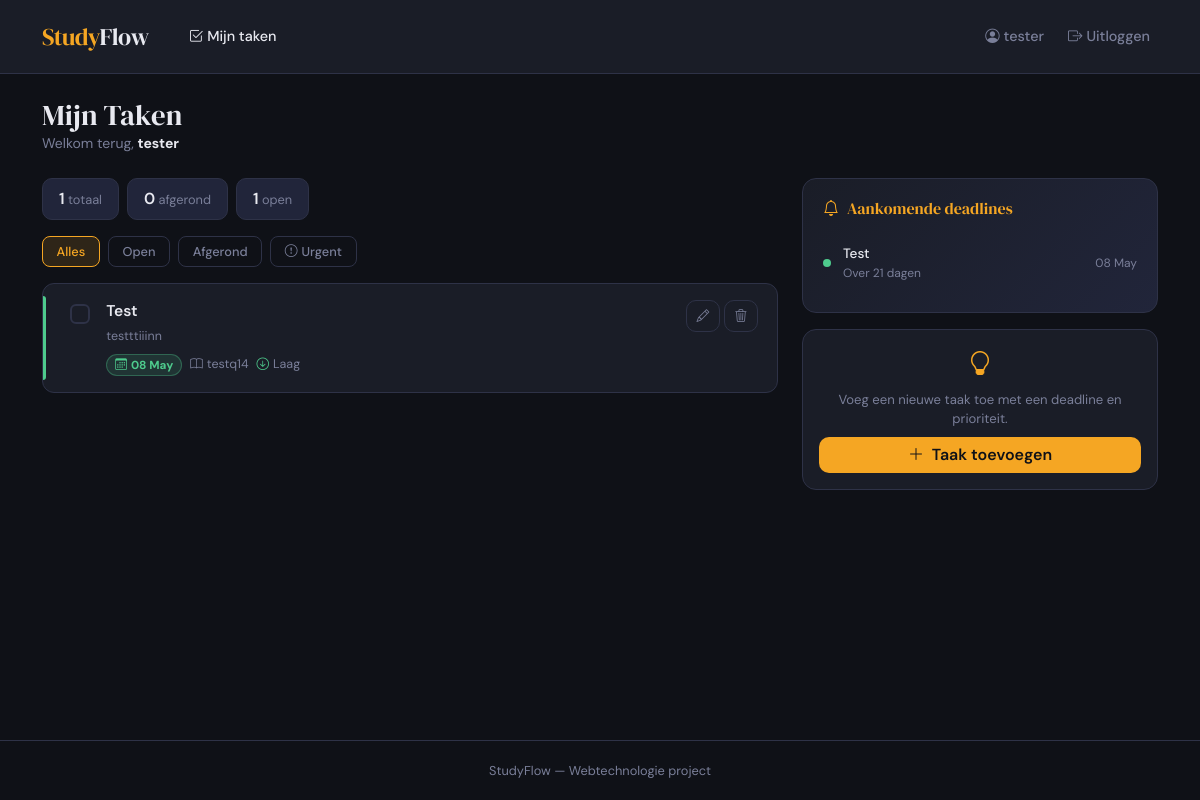
The app's page / (signed in) with its own data.
### app.py (models this page shows)
class User(UserMixin, db.Model):
    id       = db.Column(db.Integer, primary_key=True)
    username = db.Column(db.String(80),  unique=True, nullable=False)
    email    = db.Column(db.String(120), unique=True, nullable=False)
    password = db.Column(db.String(200), nullable=False)
    tasks    = db.relationship('Task', backref='owner', lazy=True)

class Task(db.Model):
    id          = db.Column(db.Integer, primary_key=True)
    title       = db.Column(db.String(200), nullable=False)
    description = db.Column(db.Text, default='')
    subject     = db.Column(db.String(100), default='')
    priority    = db.Column(db.String(20),  default='medium')   # low / medium / high
    deadline    = db.Column(db.Date, nullable=True)
    done        = db.Column(db.Boolean, default=False)
    created_at  = db.Column(db.DateTime, default=datetime.utcnow)
    user_id     = db.Column(db.Integer, db.ForeignKey('user.id'), nullable=False)

### app.py (the view)
@app.route('/')
@login_required
def index():
    filter_param = request.args.get('filter', 'all')
    today = date.today()
    query = Task.query.filter_by(user_id=current_user.id)
    if filter_param == 'open':
        query = query.filter_by(done=False)
    elif filter_param == 'done':
        query = query.filter_by(done=True)
    elif filter_param == 'urgent':
        query = query.filter(
            Task.done == False,
            Task.deadline != None,
            Task.deadline <= date.fromordinal(today.toordinal() + 3)
        )
    tasks = query.order_by(Task.deadline.asc().nullslast(), Task.created_at.desc()).all()
    all_tasks = Task.query.filter_by(user_id=current_user.id).all()
    stats = {
        'total': len(all_tasks),
        'done':  sum(1 for t in all_tasks if t.done),
        'open':  sum(1 for t in all_tasks if not t.done),
    }
    return render_template('index.html', tasks=tasks, today=today, filter=filter_param, stats=stats)

### app.py (called while the page is built)
@login_manager.user_loader
def load_user(user_id):
    return User.query.get(int(user_id))

### templates/index.html (shortened to what this page needs)
{% extends "base.html" %}
{% block content %}
<div class="container py-4">
    <div class="d-flex align-items-center justify-content-between mb-4 flex-wrap gap-2">
        <div>
            <h1 class="mb-0" style="font-size:1.8rem;">Mijn Taken</h1>
            <p class="mb-0" style="color:var(--text-muted); font-size:0.875rem;">
                Welkom terug, <strong style="color:var(--text-main);">{{ current_user.username }}</strong>
            </p>
        </div>
    </div>
    <div class="row g-4">
        <div class="col-lg-8">
            <div class="d-flex gap-2 flex-wrap mb-3">
                <div class="stat-pill"><span>{{ stats.total }}</span> totaal</div>
                <div class="stat-pill"><span>{{ stats.done }}</span> afgerond</div>
                <div class="stat-pill"><span>{{ stats.open }}</span> open</div>
            </div>
            <div class="d-flex gap-2 mb-3 flex-wrap">
                <a href="?filter=all"    class="filter-tab {% if filter == 'all' or not filter %}active{% endif %}">Alles</a>
                <a href="?filter=open"   class="filter-tab {% if filter == 'open' %}active{% endif %}">Open</a>
                <a href="?filter=done"   class="filter-tab {% if filter == 'done' %}active{% endif %}">Afgerond</a>
                <a href="?filter=urgent" class="filter-tab {% if filter == 'urgent' %}active{% endif %}">
                    <i class="bi bi-exclamation-circle me-1"></i>Urgent
                </a>
            </div>
            <div class="d-flex flex-column gap-2">
                {% if tasks %}
                    {% for task in tasks %}
                    <div class="task-card {% if task.done %}done{% endif %}">
                        <div class="task-priority-bar priority-{{ task.priority }}"></div>
                        <div class="d-flex align-items-start gap-3 ps-2">
                            <form method="POST" action="{{ url_for('toggle_task', task_id=task.id) }}" class="mt-1">
                                <input type="checkbox" class="task-check"
                                       onchange="this.form.submit()"
                                       {% if task.done %}checked{% endif %}>
                            </form>
                            <div class="flex-grow-1">
                                <div class="task-title">{{ task.title }}</div>
                                {% if task.description %}
                                <div class="task-meta mt-1">{{ task.description }}</div>
                                {% endif %}
                                <div class="d-flex align-items-center gap-2 mt-2 flex-wrap">
                                    {% if task.deadline %}
                                        {% set days_left = (task.deadline - today).days %}
                                        {% if task.done %}
                                        <span class="badge-done badge rounded-pill px-2 py-1" style="font-size:0.73rem;">
                                            <i class="bi bi-check2 me-1"></i>Afgerond
                                        </span>
                                        {% elif days_left < 0 %}
                                        <span class="badge-urgent badge rounded-pill px-2 py-1" style="font-size:0.73rem;">
                                            <i class="bi bi-exclamation-triangle me-1"></i>Verlopen
                                        </span>
                                        {% elif days_left == 0 %}
                                        <span class="badge-urgent badge rounded-pill px-2 py-1" style="font-size:0.73rem;">
                                            <i class="bi bi-alarm me-1"></i>Vandaag!
                                        </span>
                                        {% elif days_left <= 3 %}
                                        <span class="badge-soon badge rounded-pill px-2 py-1" style="font-size:0.73rem;">
                                            <i class="bi bi-clock me-1"></i>{{ days_left }} dag{{ 'en' if days_left != 1 else '' }}
                                        </span>
                                        {% else %}
                                        <span class="badge-ok badge rounded-pill px-2 py-1" style="font-size:0.73rem;">
                                            <i class="bi bi-calendar3 me-1"></i>{{ task.deadline.strftime('%d %b') }}
                                        </span>
                                        {% endif %}
                                    {% endif %}
                                    {% if task.subject %}
                                    <span class="task-meta">
                                        <i class="bi bi-book me-1"></i>{{ task.subject }}
                                    </span>
                                    {% endif %}
                                    <span class="task-meta">
                                        {% if task.priority == 'high' %}
                                        <i class="bi bi-arrow-up-circle me-1" style="color:var(--danger);"></i>Hoog
                                        {% elif task.priority == 'medium' %}
                                        <i class="bi bi-dash-circle me-1" style="color:var(--warning);"></i>Gemiddeld
                                        {% else %}
                                        <i class="bi bi-arrow-down-circle me-1" style="color:var(--success);"></i>Laag
                                        {% endif %}
                                    </span>
                                </div>
                            </div>
                            <div class="d-flex gap-1">
                                <a href="{{ url_for('edit_task', task_id=task.id) }}" class="btn btn-outline-sf btn-sm" style="padding:0.3rem 0.6rem;">
                                    <i class="bi bi-pencil" style="font-size:0.8rem;"></i>
                                </a>
                                <form method="POST" action="{{ url_for('delete_task', task_id=task.id) }}"
                                      onsubmit="return confirm('Taak verwijderen?')">
                                    <button type="submit" class="btn btn-outline-sf btn-sm" style="padding:0.3rem 0.6rem;">
                                        <i class="bi bi-trash3" style="font-size:0.8rem;"></i>
                                    </button>
                                </form>
                            </div>
                        </div>
                    </div>
                    {% endfor %}
                {% endif %}
            </div>
        </div>
        <div class="col-lg-4">
            <div class="announcement-card mb-3">
                <h6 class="mb-3" style="font-family:'DM Serif Display',serif; font-size:1rem; color:var(--accent);">
                    <i class="bi bi-bell me-2"></i>Aankomende deadlines
                </h6>
                {% set upcoming = tasks | rejectattr('done') | selectattr('deadline') | sort(attribute='deadline') | list %}
                {% if upcoming %}
                    {% for task in upcoming[:5] %}
                    {% set days_left = (task.deadline - today).days %}
                    <div class="deadline-item">
                        <div class="deadline-dot"
                             style="background: {% if days_left <= 0 %}var(--danger){% elif days_left <= 3 %}var(--warning){% else %}var(--success){% endif %}">
                        </div>
                        <div class="flex-grow-1">
                            <div style="font-weight:500; font-size:0.85rem;">{{ task.title }}</div>
                            <div style="font-size:0.75rem; color:var(--text-muted);">
                                {% if days_left < 0 %}
                                    Verlopen
                                {% elif days_left == 0 %}
                                    Vandaag
                                {% elif days_left == 1 %}
                                    Morgen
                                {% else %}
                                    Over {{ days_left }} dagen
                                {% endif %}
                            </div>
                        </div>
                        <div style="font-size:0.75rem; color:var(--text-muted);">
                            {{ task.deadline.strftime('%d %b') }}
                        </div>
                    </div>
                    {% endfor %}
                {% else %}
                <p style="font-size:0.85rem; color:var(--text-muted); margin:0;">
                    Geen openstaande deadlines 🎉
                </p>
                {% endif %}
            </div>
            <div class="card-sf p-3 text-center">
                <i class="bi bi-lightbulb" style="color:var(--accent); font-size:1.5rem;"></i>
                <p class="mt-2 mb-2" style="font-size:0.82rem; color:var(--text-muted);">
                    Voeg een nieuwe taak toe met een deadline en prioriteit.
                </p>
                <a href="{{ url_for('add_task') }}" class="btn btn-accent w-100">
                    <i class="bi bi-plus-lg me-1"></i> Taak toevoegen
                </a>
            </div>
        </div>
    </div>
</div>
{% endblock %}

### templates/base.html (shortened to what this page needs)
<!DOCTYPE html>
<html lang="nl">
<head>
    <link href="https://cdn.jsdelivr.net/npm/bootstrap@5.3.3/dist/css/bootstrap.min.css" rel="stylesheet"/>
    <link href="https://cdn.jsdelivr.net/npm/bootstrap-icons@1.11.3/font/bootstrap-icons.css" rel="stylesheet"/>
    <link rel="stylesheet" href="{{ url_for('static', filename='style.css') }}"/>
</head>
<body class="d-flex flex-column">
    <nav class="navbar navbar-expand-lg">
        <div class="container">
            <a class="navbar-brand" href="{{ url_for('index') }}">Study<span>Flow</span></a>
            <div class="collapse navbar-collapse" id="navMenu">
                <ul class="navbar-nav me-auto ms-3 gap-1">
                    {% if current_user.is_authenticated %}
                    <li class="nav-item">
                        <a class="nav-link {% if request.endpoint == 'index' %}active{% endif %}" href="{{ url_for('index') }}">
                            <i class="bi bi-check2-square me-1"></i>Mijn taken
                        </a>
                    </li>
                    {% endif %}
                </ul>
                <ul class="navbar-nav ms-auto align-items-center gap-2">
                    {% if current_user.is_authenticated %}
                    <li class="nav-item">
                        <a class="nav-link {% if request.endpoint == 'profile' %}active{% endif %}" href="{{ url_for('profile') }}">
                            <i class="bi bi-person-circle me-1"></i>{{ current_user.username }}
                        </a>
                    </li>
                    <li class="nav-item">
                        <a class="nav-link" href="{{ url_for('logout') }}">
                            <i class="bi bi-box-arrow-right me-1"></i>Uitloggen
                        </a>
                    </li>
                    {% endif %}
                </ul>
            </div>
        </div>
    </nav>
    <main class="flex-grow-1">
        {% block content %}{% endblock %}
    </main>
    <footer>
        <div class="container text-center">
            StudyFlow &mdash; Webtechnologie project
        </div>
    </footer>
</body>
</html>

### static/style.css (style rules this page uses)
:root { --bg-dark: #0f1117; --bg-card: #1a1d27; --bg-card2: #21253a; --accent: #f5a623; --accent-soft: #f5a62322; --text-main: #e8e9f0; --text-muted: #7a7f99; --border: #2e3247; --danger: #e05c5c; --success: #4ecb8d; --warning: #f5a623; }
* { box-sizing: border-box; }
body { background-color: var(--bg-dark); color: var(--text-main); font-family: 'DM Sans', sans-serif; font-weight: 400; min-height: 100vh; }
h1, h2, h3, .brand { font-family: 'DM Serif Display', serif; }
.navbar { background-color: var(--bg-card); border-bottom: 1px solid var(--border); padding: 0.85rem 0; }
.navbar-brand { font-family: 'DM Serif Display', serif; font-size: 1.5rem; color: var(--accent) !important; letter-spacing: -0.5px; }
.navbar-brand span { color: var(--text-main); }
.nav-link { color: var(--text-muted) !important; font-weight: 500; font-size: 0.9rem; transition: color 0.2s; }
.nav-link:hover, .nav-link.active { color: var(--text-main) !important; }
.card-sf { background: var(--bg-card); border: 1px solid var(--border); border-radius: 14px; }
.btn-accent { background-color: var(--accent); color: #0f1117; font-weight: 600; border: none; border-radius: 10px; transition: opacity 0.2s, transform 0.1s; }
.btn-outline-sf { border: 1px solid var(--border); color: var(--text-muted); background: transparent; border-radius: 10px; transition: all 0.2s; }
footer { border-top: 1px solid var(--border); color: var(--text-muted); font-size: 0.8rem; padding: 1.25rem 0; margin-top: auto; }

### records on screen
User: username "tester"
Task: title "Test", description "testttiiinn", deadline "08 May", subject "testq14", priority "Laag"

### other values on screen
{{ stats.total }} "1"
{{ stats.done }} "0"
{{ stats.open }} "1"
